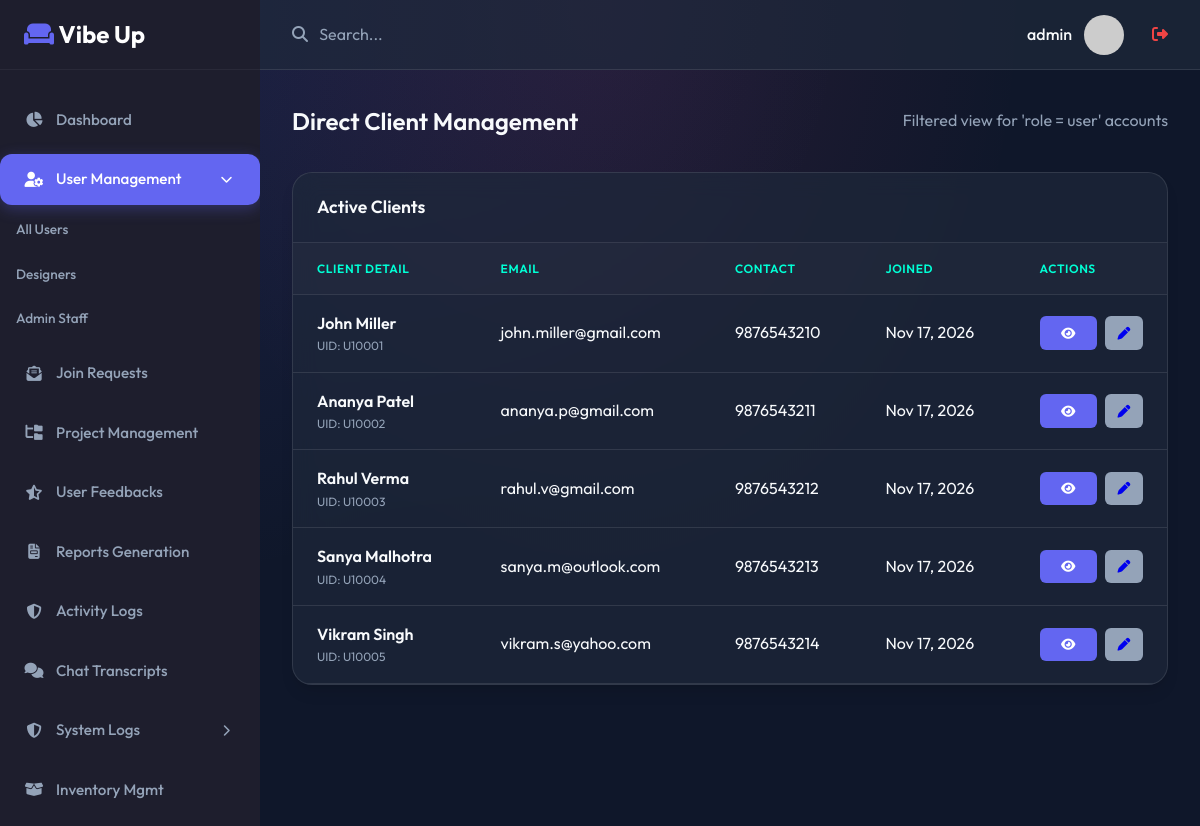
The app's page /admin/clients.php (signed in) with its own data.
### tables this page shows
CREATE TABLE `user` (
  `id` char(20) NOT NULL,
  `name` varchar(100) NOT NULL,
  `email` varchar(50) NOT NULL,
  `username` varchar(50) NOT NULL,
  `password_hash` varchar(255) NOT NULL,
  `password` varchar(255) DEFAULT NULL COMMENT 'Plain text password for api_v2 compatibility',
  `phone` varchar(15) NOT NULL,
  `profile_pic_url` text DEFAULT NULL,
  `dob` date NOT NULL,
  `role` enum('user','designer','admin') DEFAULT 'user',
  `last_activity` timestamp NOT NULL DEFAULT current_timestamp() ON UPDATE current_timestamp(),
  `created_at` timestamp NOT NULL DEFAULT current_timestamp()
);

### admin/clients.php (the view, shortened to what this page needs)
<?php
$db = new Database();
$conn = $db->getConnection();
require_once '../includes/header.php';
require_once '../includes/sidebar.php';
$stmt = $conn->query("SELECT * FROM user WHERE role = 'user' ORDER BY created_at DESC");
$clients = $stmt->fetchAll();
?>
<div class="page-header">
    <h1 class="page-title">Direct Client Management</h1>
    <div style="color: var(--text-muted);">Filtered view for 'role = user' accounts</div>
</div>
<div class="card">
    <div class="card-header">
        <h3 class="card-title">Active Clients</h3>
    </div>
    <div class="card-body" style="padding: 0;">
        <div class="table-responsive">
            <table class="table">
                <thead>
                    <tr>
                        <th>Client Detail</th>
                        <th>Email</th>
                        <th>Contact</th>
                        <th>Joined</th>
                        <th>Actions</th>
                    </tr>
                </thead>
                <tbody>
                    <?php foreach ($clients as $client): ?>
                        <tr>
                            <td>
                                <div style="font-weight: 600;"><?= htmlspecialchars((string)$client['name']) ?></div>
                                <div style="font-size: 0.75rem; color: var(--text-muted);">UID: <?= $client['id'] ?></div>
                            </td>
                            <td><?= htmlspecialchars((string)$client['email']) ?></td>
                            <td><?= htmlspecialchars((string)$client['phone']) ?></td>
                            <td><?= date('M d, Y', strtotime($client['created_at'])) ?></td>
                            <td>
                                <div class="action-btns">
                                    <a href="user_details.php?id=<?= $client['id'] ?>" class="btn-primary btn-sm"><i class="fa-solid fa-eye"></i></a>
                                    <a href="edit_user.php?id=<?= $client['id'] ?>" class="btn-secondary btn-sm"><i class="fa-solid fa-pen"></i></a>
                                </div>
                            </td>
                        </tr>
                    <?php endforeach; ?>
                </tbody>
            </table>
        </div>
    </div>
</div>
<?php require_once '../includes/footer.php'; ?>

### assets/css/style.css (style rules this page uses)
:root { --primary: #6366f1; --primary-hover: #4f46e5; --secondary: #ec4899; --accent: #00ffd5; --background: #0f172a; --surface: rgba(30, 41, 59, 0.7); --text-main: #f8fafc; --text-muted: #94a3b8; --border: rgba(255, 255, 255, 0.1); --success: #10b981; --danger: #ef4444; --warning: #f59e0b; --sidebar-bg: #1e1e2d; --sidebar-text: #9899ac; --sidebar-hover: #ffffff; --sidebar-active: var(--primary); --glass: rgba(255, 255, 255, 0.05); --glass-border: rgba(255, 255, 255, 0.1); }
* { margin: 0; padding: 0; box-sizing: border-box; font-family: 'Outfit', sans-serif; }
html { scroll-behavior: smooth; }
body { background-color: var(--background); background-image: radial-gradient(at 0% 0%, rgba(99, 102, 241, 0.15) 0, transparent 50%), radial-gradient(at 50% 0%, rgba(236, 72, 153, 0.1) 0, transparent 50%); color: var(--text-main); line-height: 1.6; min-height: 100vh; }
.btn-primary { display: block; width: 100%; padding: 0.75rem 1rem; background-color: var(--primary); color: white; border: none; border-radius: 0.5rem; font-size: 1rem; font-weight: 600; cursor: pointer; transition: background-color 0.2s; text-decoration: none; text-align: center; }
.page-header { display: flex; justify-content: space-between; align-items: center; margin-bottom: 2rem; }
.page-title { font-size: 1.5rem; font-weight: 600; color: var(--text-main); }
.card { background: var(--surface); backdrop-filter: blur(12px); -webkit-backdrop-filter: blur(12px); border-radius: 1.25rem; box-shadow: 0 10px 15px -3px rgba(0, 0, 0, 0.1), 0 4px 6px -2px rgba(0, 0, 0, 0.05); border: 1px solid var(--border); overflow: hidden; margin-bottom: 1.5rem; transition: transform 0.2s ease, box-shadow 0.2s ease; }
.card-header { padding: 1.25rem 1.5rem; border-bottom: 1px solid var(--border); display: flex; justify-content: space-between; align-items: center; }
.card-title { font-weight: 600; font-size: 1.1rem; }
.card-body { padding: 1.5rem; }
.table-responsive { overflow-x: auto; }
.table { width: 100%; border-collapse: collapse; }
.table th, .table td { padding: 1rem 1.5rem; text-align: left; border-bottom: 1px solid var(--border); }
.table th { font-weight: 600; color: var(--accent); background-color: rgba(255, 255, 255, 0.02); text-transform: uppercase; font-size: 0.75rem; letter-spacing: 0.05em; }
.btn-sm { padding: 0.4rem 0.8rem; font-size: 0.8rem; border-radius: 0.375rem; }
.btn-secondary { background-color: var(--text-muted); }
.action-btns { display: flex; gap: 0.5rem; }

### records on screen
user: name "John Miller", id "U10001", email "john.miller@gmail.com", phone "9876543210", created_at "Nov 17, 2026"
user: name "Ananya Patel", id "U10002", email "ananya.p@gmail.com", phone "9876543211", created_at "Nov 17, 2026"
user: name "Rahul Verma", id "U10003", email "rahul.v@gmail.com", phone "9876543212", created_at "Nov 17, 2026"
user: name "Sanya Malhotra", id "U10004", email "sanya.m@outlook.com", phone "9876543213", created_at "Nov 17, 2026"
user: name "Vikram Singh", id "U10005", email "vikram.s@yahoo.com", phone "9876543214", created_at "Nov 17, 2026"

### other values on screen
$_SESSION['admin_username'] "admin"
